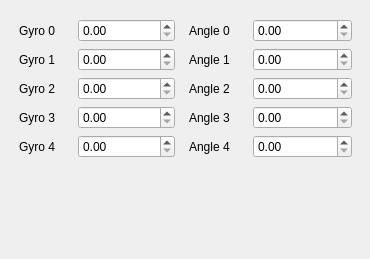
       <widget class="QWidget" name="tab_fuzzy2">
        <property name="accessibleName">
         <string/>
        </property>
        <attribute name="title">
         <string>Fuzzy 2</string>
        </attribute>
        <widget class="QWidget" name="formLayoutWidget_13">
         <property name="geometry">
          <rect>
           <x>10</x>
           <y>10</y>
           <width>174</width>
           <height>240</height>
          </rect>
         </property>
         <layout class="QFormLayout" name="formLayout_25">
          <property name="horizontalSpacing">
           <number>6</number>
          </property>
          <property name="leftMargin">
           <number>9</number>
          </property>
          <property name="topMargin">
           <number>9</number>
          </property>
          <property name="rightMargin">
           <number>9</number>
          </property>
          <property name="bottomMargin">
           <number>9</number>
          </property>
          <item row="0" column="0">
           <widget class="QLabel" name="label_Gyro0">
            <property name="text">
             <string>Gyro 0     </string>
            </property>
           </widget>
          </item>
          <item row="0" column="1">
           <widget class="QDoubleSpinBox" name="dspin_Gyro_0"/>
          </item>
          <item row="1" column="0">
           <widget class="QLabel" name="label_Gyro1">
            <property name="text">
             <string>Gyro 1</string>
            </property>
           </widget>
          </item>
          <item row="1" column="1">
           <widget class="QDoubleSpinBox" name="dspin_Gyro_1"/>
          </item>
          <item row="2" column="0">
           <widget class="QLabel" name="label_Gyro2">
            <property name="text">
             <string>Gyro 2</string>
            </property>
           </widget>
          </item>
          <item row="2" column="1">
           <widget class="QDoubleSpinBox" name="dspin_Gyro_2"/>
          </item>
          <item row="3" column="0">
           <widget class="QLabel" name="label_Gyro3">
            <property name="text">
             <string>Gyro 3</string>
            </property>
           </widget>
          </item>
          <item row="3" column="1">
           <widget class="QDoubleSpinBox" name="dspin_Gyro_3"/>
          </item>
          <item row="4" column="0">
           <widget class="QLabel" name="label_Gyro4">
            <property name="text">
             <string>Gyro 4</string>
            </property>
           </widget>
          </item>
          <item row="4" column="1">
           <widget class="QDoubleSpinBox" name="dspin_Gyro_4"/>
          </item>
         </layout>
        </widget>
        <widget class="QWidget" name="formLayoutWidget_11">
         <property name="geometry">
          <rect>
           <x>180</x>
           <y>10</y>
           <width>181</width>
           <height>240</height>
          </rect>
         </property>
         <layout class="QFormLayout" name="formLayout_16">
          <property name="horizontalSpacing">
           <number>6</number>
          </property>
          <property name="leftMargin">
           <number>9</number>
          </property>
          <property name="topMargin">
           <number>9</number>
          </property>
          <property name="rightMargin">
           <number>9</number>
          </property>
          <property name="bottomMargin">
           <number>9</number>
          </property>
          <item row="0" column="0">
           <widget class="QLabel" name="label_Angle0">
            <property name="text">
             <string>Angle 0     </string>
            </property>
           </widget>
          </item>
          <item row="0" column="1">
           <widget class="QDoubleSpinBox" name="dspin_Angle_0"/>
          </item>
          <item row="1" column="0">
           <widget class="QLabel" name="label_Angle1">
            <property name="text">
             <string>Angle 1</string>
            </property>
           </widget>
          </item>
          <item row="1" column="1">
           <widget class="QDoubleSpinBox" name="dspin_Angle_1"/>
          </item>
          <item row="2" column="0">
           <widget class="QLabel" name="label_Angle2">
            <property name="text">
             <string>Angle 2</string>
            </property>
           </widget>
          </item>
          <item row="2" column="1">
           <widget class="QDoubleSpinBox" name="dspin_Angle_2"/>
          </item>
          <item row="3" column="0">
           <widget class="QLabel" name="label_Angle3">
            <property name="text">
             <string>Angle 3</string>
            </property>
           </widget>
          </item>
          <item row="3" column="1">
           <widget class="QDoubleSpinBox" name="dspin_Angle_3"/>
          </item>
          <item row="4" column="0">
           <widget class="QLabel" name="label_Angle4">
            <property name="text">
             <string>Angle 4</string>
            </property>
           </widget>
          </item>
          <item row="4" column="1">
           <widget class="QDoubleSpinBox" name="dspin_Angle_4"/>
          </item>
         </layout>
        </widget>
       </widget>
